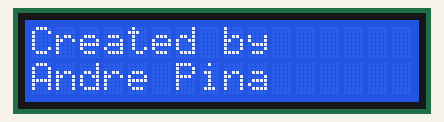
Simulated run of this sketch. Board: Arduino Uno, built with avr-gcc and run on an emulated ATmega328P. Shown: 16×2 character LCD.

Above: at 0.1 s.
At 2.6 s:
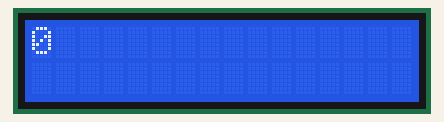
At 5.1 s:
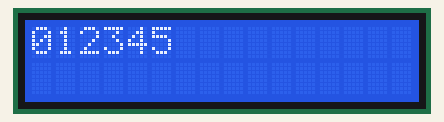
At 7.7 s:
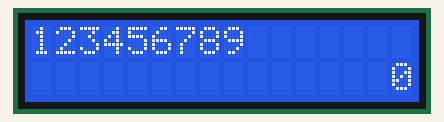
At 10.2 s:
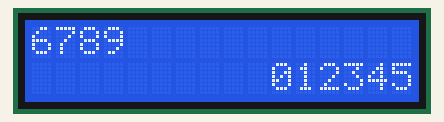
At 13.2 s:
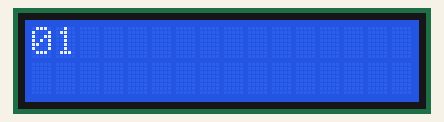

The sketch:

LCD_Hackster_Scrollt.ino
```cpp
//sketch created by Akshay Joseph
#include <Wire.h>
#include <LiquidCrystal_I2C.h>

LiquidCrystal_I2C lcd(0x27, 16, 2);

void setup()
{
  lcd.begin();
  lcd.backlight();
  lcd.clear();
  lcd.setCursor(0,0);
  lcd.print("Created by ");
  lcd.setCursor(0,1);
  lcd.print("Andre ");
  lcd.print("Pina");
  delay(2500);
}

void loop() {
  // set the cursor to (0,0):
  lcd.clear();
  lcd.setCursor(0, 0);
  // print from 0 to 9:
  for (int thisChar = 0; thisChar < 10; thisChar++) {
    lcd.print(thisChar);
    delay(500);
  }

  // set the cursor to (16,1):
  lcd.setCursor(16, 1);
  // set the display to automatically scroll:
  lcd.autoscroll();
  // print from 0 to 9:
  for (int thisChar = 0; thisChar < 10; thisChar++) {
    lcd.print(thisChar);
    delay(500);
  }
  // turn off automatic scrolling
  lcd.noAutoscroll();

  // clear screen for the next loop:
  lcd.clear();
}
```

Measured:
- by itself, everything shown: repeats every 10.0 s, in 21 steps
- what the display in image 1 shows lasts 0.5 s, from 2.6 s to 3.1 s
